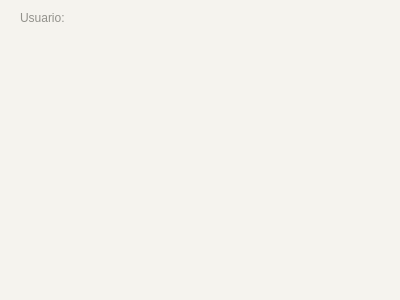
<?xml version="1.0" encoding="UTF-8"?>
<ui version="4.0">
 <class>EditorCuenta</class>
 <widget class="QWidget" name="EditorCuenta">
  <property name="geometry">
   <rect>
    <x>0</x>
    <y>0</y>
    <width>400</width>
    <height>300</height>
   </rect>
  </property>
  <property name="windowTitle">
   <string>Form</string>
  </property>
  <property name="styleSheet">
   <string notr="true">#EditorCuenta {
  background-color: #F5F3EE;
}
QFrame#softCard, QFrame#tarjeta {
  background-color: #FFFFFF;
  border: 1px solid #EAE8E2;
  border-radius: 18px;
}
QLabel {
  color: #92918B;
  font-family: &quot;Segoe UI&quot;;
  font-size: 12px;
}
QLabel#tituloPrincipal, QLabel#tituloCobro, QLabel#lblTitulo, QLabel#title {
  color: #292A28;
  font-family: Georgia;
  font-size: 29px;
  font-weight: 400;
}
QLabel#subtitulo, QLabel#etiquetaUsuario, QLabel#lblSubtitulo, QLabel#subtitle, QLabel#copyright {
  color: #92918B;
  font-size: 12px;
}
QLabel#lblSeccion, QLabel#eyebrow {
  color: #92918B;
  font-size: 11px;
  font-weight: 600;
}
QLabel#lblUsuario {
  color: #292A28;
  background: #FAFAF8;
  border: 1px solid #EAE8E2;
  border-radius: 8px;
  padding: 14px;
}
QLabel#etiquetaFormulario {
  color: #292A28;
  font-size: 12px;
  font-weight: 600;
}
QPushButton {
  min-height: 46px;
  border-radius: 8px;
  padding: 0 13px;
  font-family: &quot;Segoe UI&quot;;
  font-size: 13px;
  font-weight: 600;
}
QPushButton[rol=&quot;principal&quot;], QPushButton#btnIniciarSesion, QPushButton#btnCatalogo, QPushButton#btnCarrito, QPushButton#btnCobro, QPushButton#btnCuenta, QPushButton#btnAdmin, QPushButton#btnSalir {
  background-color: #899B83;
  color: #FFFFFF;
  border: none;
}
QPushButton[rol=&quot;principal&quot;]:hover, QPushButton#btnIniciarSesion:hover, QPushButton#btnCatalogo:hover, QPushButton#btnCarrito:hover, QPushButton#btnCobro:hover, QPushButton#btnCuenta:hover, QPushButton#btnAdmin:hover, QPushButton#btnSalir:hover {
  background-color: #788B72;
}
QPushButton[rol=&quot;principal&quot;]:pressed, QPushButton#btnIniciarSesion:pressed, QPushButton#btnCatalogo:pressed, QPushButton#btnCarrito:pressed, QPushButton#btnCobro:pressed, QPushButton#btnCuenta:pressed, QPushButton#btnAdmin:pressed, QPushButton#btnSalir:pressed {
  background-color: #6D8067;
}
QPushButton[rol=&quot;secundario&quot;], QPushButton#btnRegistrarse {
  background-color: #FFFFFF;
  color: #899B83;
  border: 1px solid #899B83;
}
QPushButton[rol=&quot;secundario&quot;]:hover, QPushButton#btnRegistrarse:hover {
  background-color: #F0F3EE;
  color: #788B72;
}
QPushButton[rol=&quot;secundario&quot;]:pressed, QPushButton#btnRegistrarse:pressed {
  background-color: #E5EAE2;
  color: #6D8067;
}
QLineEdit, QDoubleSpinBox {
  background-color: #FAFAF8;
  color: #292A28;
  border: 1px solid #E8E7E1;
  border-radius: 8px;
  font-family: &quot;Segoe UI&quot;;
  font-size: 13px;
  padding: 0 13px;
  min-height: 46px;
}
QLineEdit:focus, QDoubleSpinBox:focus {
  border: 1px solid #899B83;
}</string>
  </property>
  <widget class="QLabel" name="label">
   <property name="geometry">
    <rect>
     <x>20</x>
     <y>10</y>
     <width>49</width>
     <height>16</height>
    </rect>
   </property>
   <property name="text">
    <string>Usuario:</string>
   </property>
  </widget>
  <widget class="QLabel" name="label_2">
   <property name="geometry">
    <rect>
     <x>90</x>
     <y>10</y>
     <width>49</width>
     <height>16</height>
    </rect>
   </property>
   <property name="text">
    <string/>
   </property>
  </widget>
 </widget>
 <resources/>
 <connections/>
</ui>
